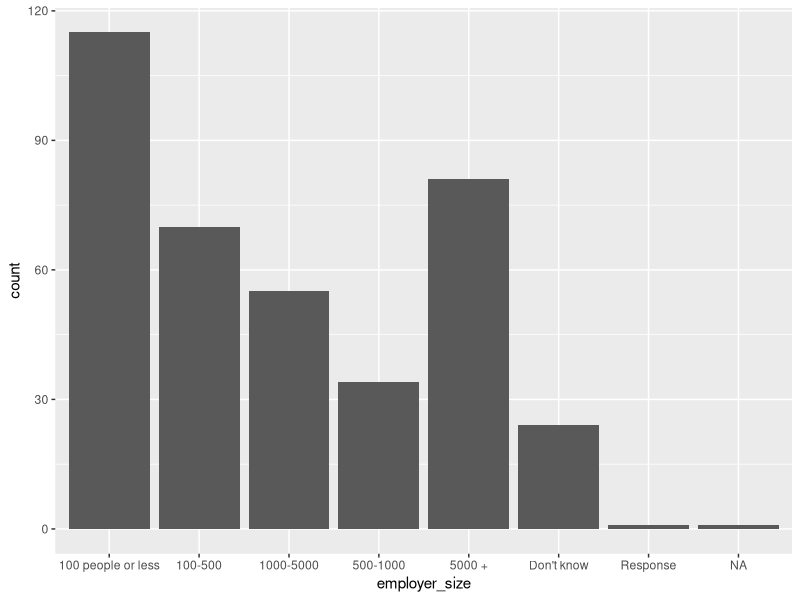
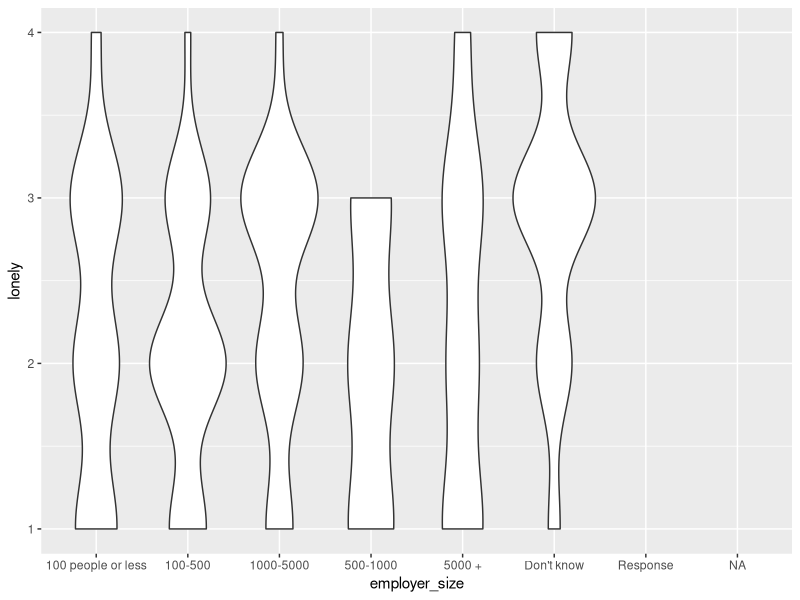
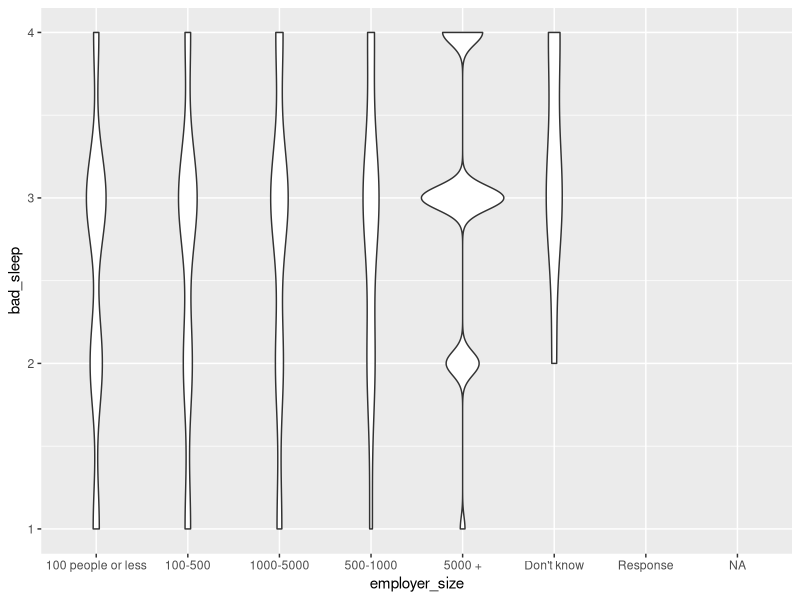
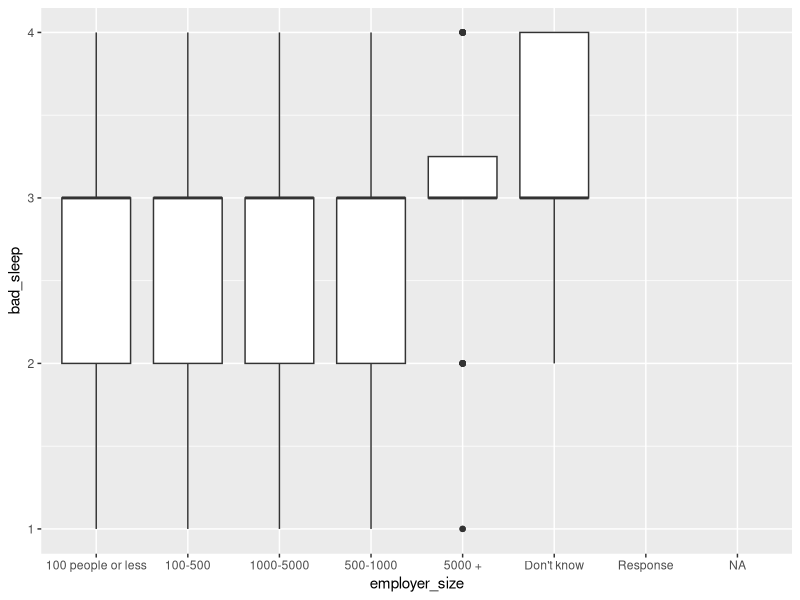
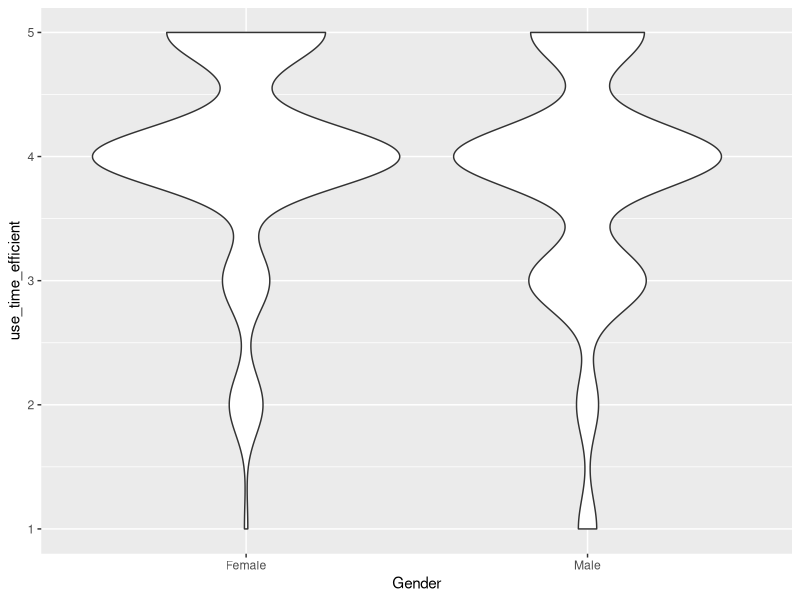
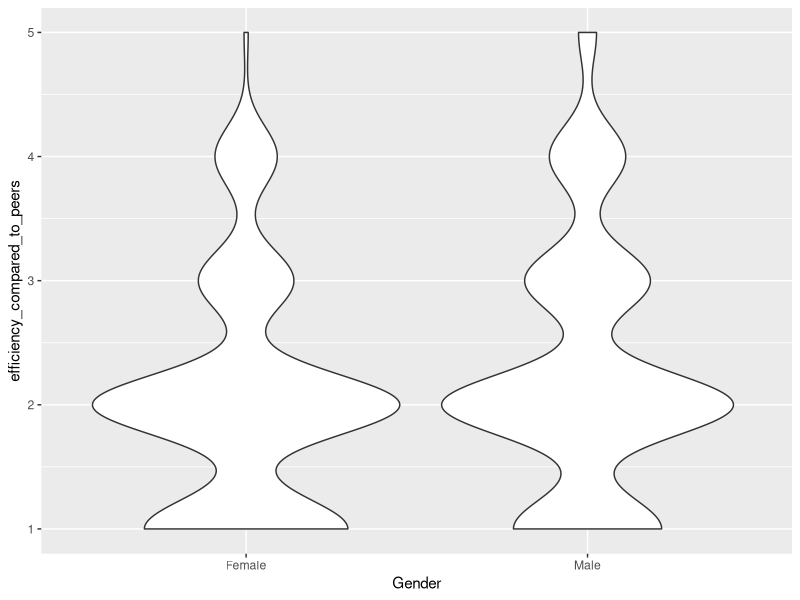
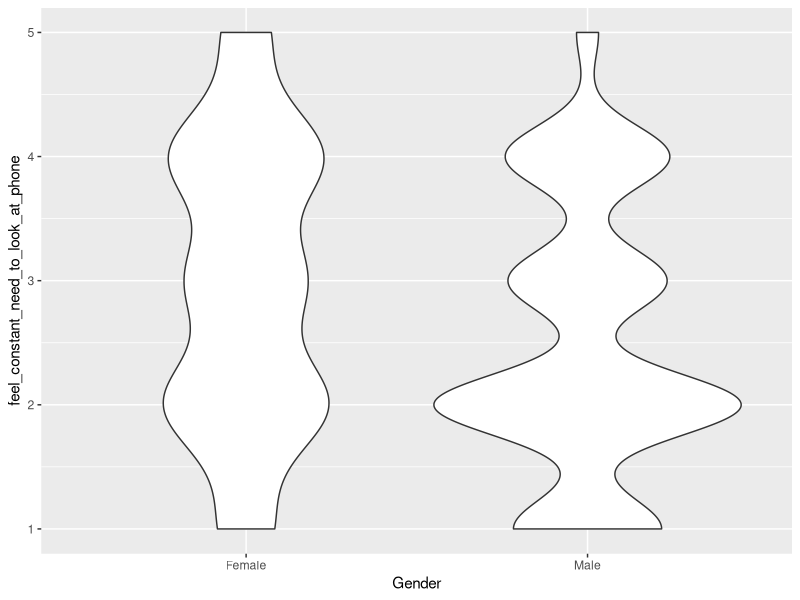
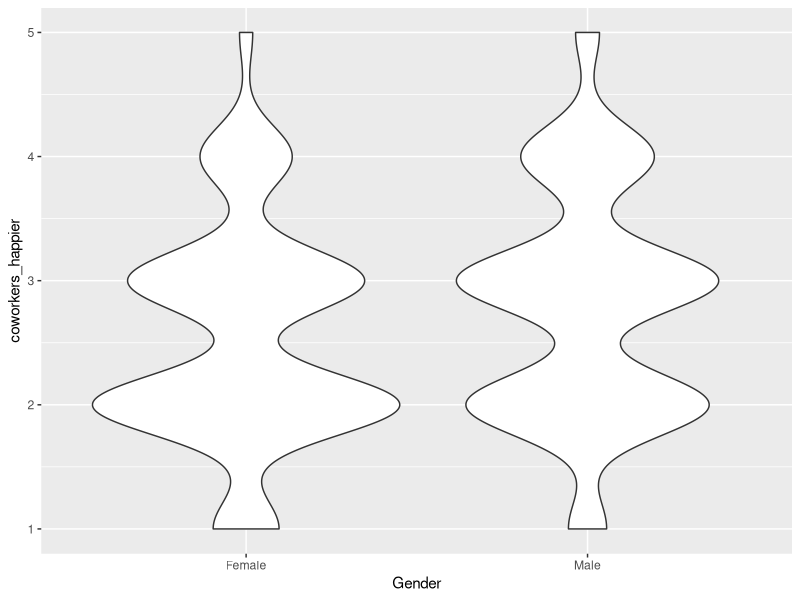

Here is the R script that generated these plots, in order:
#this file analyzes the some quasi quantitative responses with categorical variables

#dependencies
library(tidyverse)

#data 
clean_wp <- read_csv('data/clean_wp.csv')
wp_quant <- clean_wp[,69:96]

#create employer size variable that's easy to call
clean_wp$employer_size <- clean_wp$`What is the size of your current employer?`

#note all data in df must be quantitative
all_aov <- function(df, x){ 
  y_var <- c()
  f <- c()
  pvalue <- c()
  n <- c()
  for (i in 1:ncol(df)){
    y_var[i] <- names(df)[[i]]
    a <- aov(df[[i]] ~ x)
    as <- summary(a)[[1]]
    f[i] <- as[1,4]
    pvalue[i] <- as[1,5]
    n[i] <- as[2,1] + as[1,1] + 1
  }
  return(data.frame(y_var, n, f, pvalue))
}
table(clean_wp$employer_size)
employer_size_anova <- wp_quant %>% all_aov(clean_wp$employer_size)
employer_size_anova
employer_size_anova %>% filter(pvalue < .05)

ggplot(clean_wp, aes(employer_size)) + geom_bar()
ggplot(clean_wp, aes(employer_size, lonely)) +  geom_violin()
ggplot(clean_wp, aes(employer_size, bad_sleep)) +  geom_violin()
ggplot(clean_wp, aes(employer_size, bad_sleep)) +  geom_boxplot()

#making only male and female gender because only 1 other gender response
wp_gender <- clean_wp %>% filter(Gender == 'Female' | Gender == 'Male') %>% 
  select(Gender, Org_satisfaction:house_income_midpoint)

all_t <- function(df, x){ 
  y_var <- c()
  pvalue <- c()
  n <- c()
  t <- c()
  for (i in 2:ncol(df)){
    y_var[i] <- names(df)[[i]]
    a <- t.test(df[[i]] ~ x)
    t[i] <- a$statistic
    pvalue[i] <- a$p.value
  }
  return(data.frame(y_var, t, pvalue))
}

gender_trends <- all_t(df= wp_gender, x = wp_gender$Gender)
gender_trends %>% filter(pvalue < .05)

ggplot(wp_gender, aes(Gender, use_time_efficient)) + geom_violin()
wp_gender %>% group_by(Gender) %>% summarize(mean(use_time_efficient, na.rm = T))
ggplot(wp_gender, aes(Gender, efficiency_compared_to_peers)) + geom_violin()


ggplot(wp_gender, aes(Gender, feel_constant_need_to_look_at_phone)) + geom_violin()
ggplot(wp_gender, aes(Gender, coworkers_happier)) + geom_violin()
